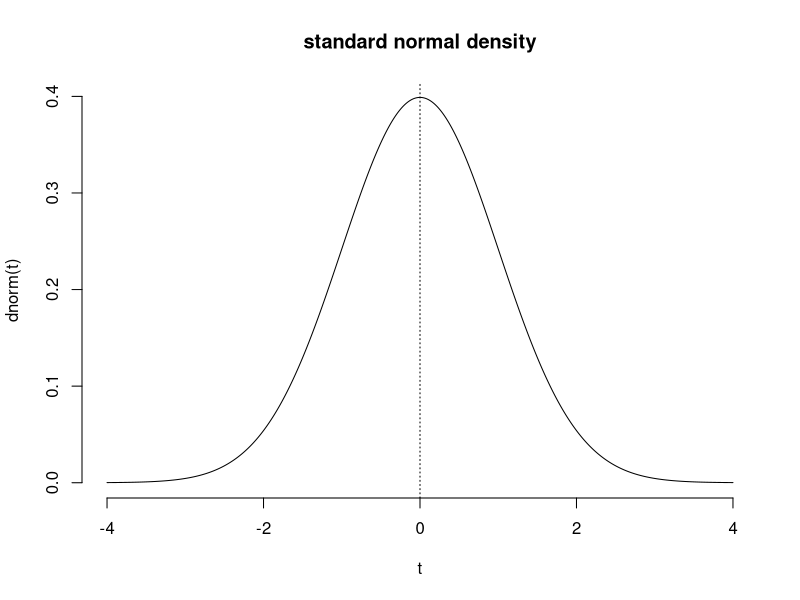
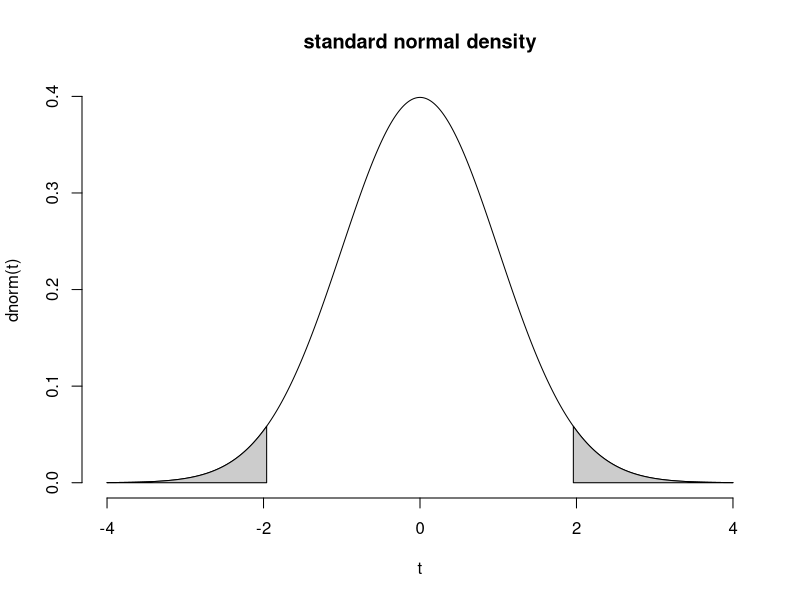
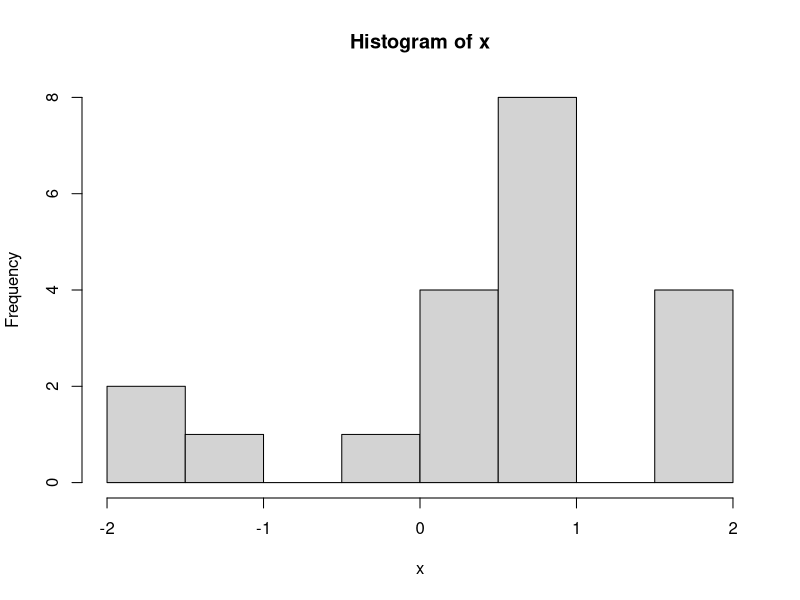
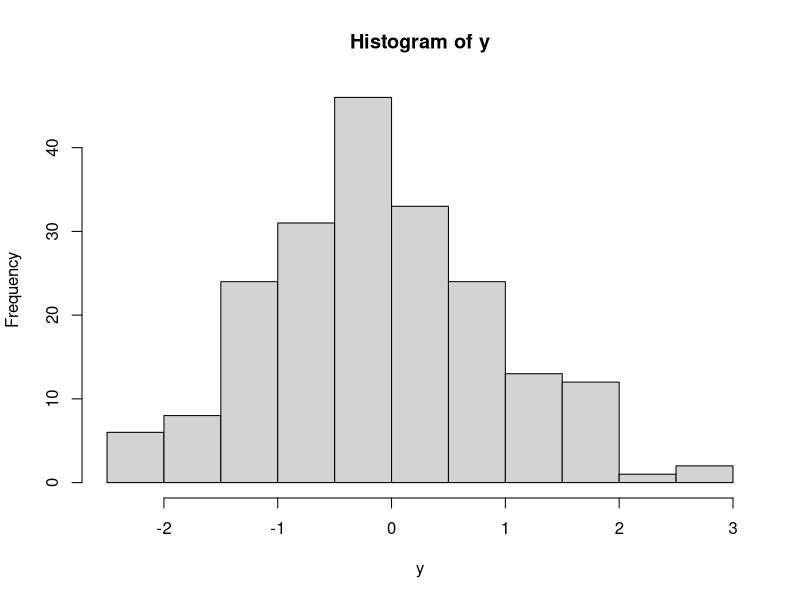
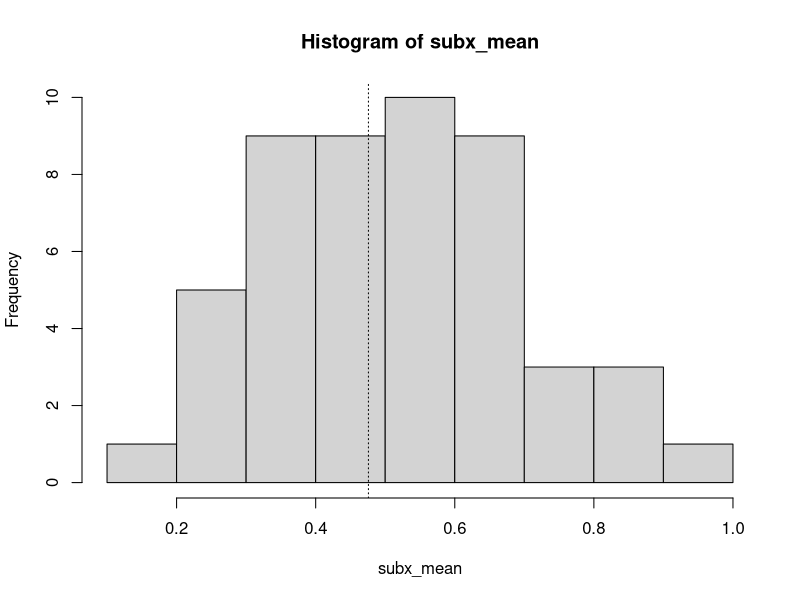

R code for these plots, in order: (Note: this script raises an error after producing the figures.)
## ---- chunk 1
# draw the standard normal distribution function, with some annotations
t = seq(-4, 4, length.out=1001)
plot( x=t, y=dnorm(t), bty='n', type='line', main="standard normal density")

abline(v=0, lty=3)
## ---- chunk 2
# sample 20 numbers from a standard normal distribution:
x = rnorm(20)

# observe your sample:
print( round(x, 2) )
## ---- chunk 3
# plot the standard normal density function with some annotations
plot( x=t, y=dnorm(t), bty='n', type='l', main="standard normal density")

# annotate the density function with the 5% probability mass tails
polygon(x=c(t[t<=qnorm(0.025)], qnorm(0.025), min(t)), y=c(dnorm(t[t<=qnorm(0.025)]), 0, 0), col=grey(0.8))

polygon(x=c(t[t>=qnorm(0.975)], max(t), qnorm(0.975)), y=c(dnorm(t[t>=qnorm(0.975)]), 0, 0), col=grey(0.8))
## ---- chunk 4
# show the histogram of x
hist(x)
## ---- chunk 5
# sample 200 numbers from a standard normal
y = rnorm( 200 )

# show the histogram of y
hist( y )
## ---- chunk 6
# take a sample of 20 numbers from x (without replacement)
x2 = sample( x, 20 )

# take a sample of 20 numbers from x (with replacement)
x3 = sample( x, 20, replace=TRUE )

# calculate the means of x, x2, and x3
mean( x )
mean( x2 )
mean( x3 )
## ---- chunk 7
# X is a random variable, it follows the standard normal distribution
X = rnorm(1)

# Once we have "realized" a value of X, it is data and no longer random.
X
## ---- chunk 8
# calculate the mean and median of x. They aren't exactly zero in the sample.
mean(x)
median(x)
## ---- chunk 9
# subsample x 50 times with replacement, and store the mean of each
subx_mean = numeric( 50 )
for (i in 1:50) {
  subx_mean[[ i ]] = mean( sample(x, replace=TRUE) )
}

# print the results and the mean of the means
print( round( subx_mean, 2 ) )
mean( subx_mean )

# shoe the histogram of sample means, with an annotation at the expectation
hist( subx_mean )
abline( v=mean(x), lty=3 )
## ---- chunk 10
# calculate the standard deviation of the barnacles per unit area
sd( barnacles$per_m )

# calculate the variance of the body motion for mice who got the metium dose of THC:
var( mice_pot$percent_of_act[ mice_pot$group==1 ] )
## ---- chunk 11
# plot several Normal distributions with different means and sds:
yy = c(0, 1.5)
plot(x=t, y=dnorm(t, mean=0, sd=1), bty='n', type='l', main="some Normal distributions", ylab='density', ylim=yy)
par( new=TRUE )
plot(x=t, y=dnorm(t, mean=-1.5, sd=0.6), bty='n', type='l', xaxt='n', yaxt='n', xlab='', ylab='', lty=2, ylim=yy, col=2)
par( new=TRUE )
plot(x=t, y=dnorm(t, mean=02, sd=1.5), bty='n', type='l', xaxt='n', yaxt='n', xlab='', ylab='', lty=3, ylim=yy, col=3)
par( new=TRUE )
plot(x=t, y=dnorm(t, mean=0.5, sd=0.3), bty='n', type='l', xaxt='n', yaxt='n', xlab='', ylab='', lty=4, ylim=yy, col=4)
## ---- chunk 12
# demonstrate quantiles of the standard normal distribution
qnorm(0.95)
qnorm(0.5)

# if you want an interval that contains the random variable 95% of the time, you may divide the remaining 5% in half, so the interval is in the center:
(1 - 0.95) / 2
qnorm(0.025)
qnorm(0.975)
## ---- chunk 13
# calculate the 0.025 and 0.975 quantiles of y
# specify the vector first, then the quantiles:
quantile(y, 0.025)
quantile(y, 0.975)

# get both quantiles in one line:
quantile(y, c(0.025, 0.975))

# put the quantiles on the histogram
hist(y)
abline( v=quantile(y, c(0.025, 0.975)), lty=3 )
## ---- chunk 14
# Demonstrate the standard normal distribution function:
pnorm(0)
pnorm(-1)
pnorm(1)

# draw the standard normal distribution function, with some annotations
t = seq(-4, 4, length.out=1001)
plot( x=t, y=pnorm(t), bty='n', type='line', main="standard normal distribution function")

# annotate the plot with lines indicating the quantiles for a 95% probability interval
lines(x=c(min(t), qnorm(0.025)), y=rep(0.025, 2), lty=2)
lines(x=c(min(t), qnorm(0.975)), y=rep(0.975, 2), lty=2)

lines(x=rep(qnorm(0.025), 2), y=c(0, 0.025), lty=3)
lines(x=rep(qnorm(0.975), 2), y=c(0, 0.975), lty=3)
## ---- chunk 15
# what proportion of the y sample is less than or equal to -2? What proportion is greater than 2?
mean( y <= -2 )
1 - mean( y<= 2 )
